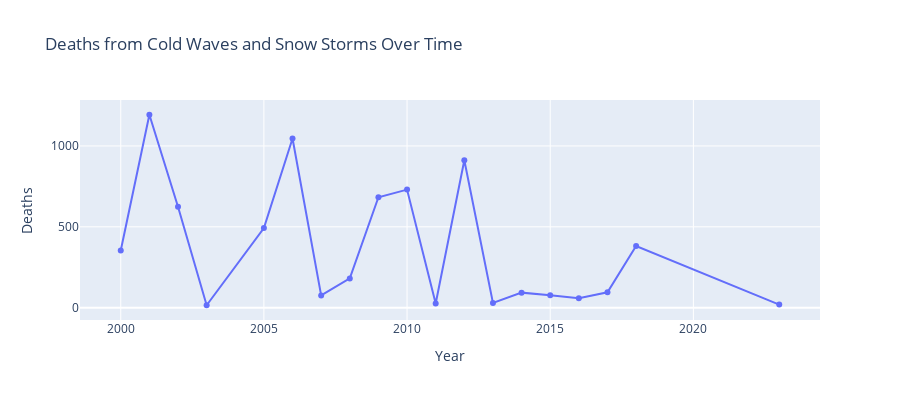

Write notebook code for a chart like this one.
### Code cell
# Visualize deaths trend over years
if len(impacts_df) > 0 and 'deaths_by_year' in dir():
    if len(deaths_by_year) > 0:
        fig = px.line(
            x=deaths_by_year.index,
            y=deaths_by_year.values,
            title='Deaths from Cold Waves and Snow Storms Over Time',
            labels={'x': 'Year', 'y': 'Deaths'},
            markers=True
        )
        fig.update_layout(height=400)
        fig.show()

### Figure 1 — Plotly figure (JSON) as saved in the notebook; plotly's stock layout.template omitted (floating-point values rounded to 4 significant figures)
{"data": [{"hovertemplate": "Year=%{x}<br>Deaths=%{y}<extra></extra>", "legendgroup": "", "line": {"color": "#636efa", "dash": "solid"}, "marker": {"symbol": "circle"}, "mode": "lines+markers", "name": "", "orientation": "v", "showlegend": false, "type": "scatter", "x": [2000, 2001, 2002, 2003, 2005, 2006, 2007, 2008, 2009, 2010, 2011, 2012, 2013, 2014, 2015, 2016, 2017, 2018, 2023], "xaxis": "x", "y": [354.0, 1193.0, 624.0, 15.0, 492.0, 1046.0, 76.0, 181.0, 683.0, 730.0, 26.0, 912.0, 29.0, 93.0, 77.0, 58.0, 95.0, 381.0, 19.0], "yaxis": "y"}], "layout": {"height": 400, "legend": {"tracegroupgap": 0}, "title": {"text": "Deaths from Cold Waves and Snow Storms Over Time"}, "xaxis": {"anchor": "y", "domain": [0, 1], "title": {"text": "Year"}}, "yaxis": {"anchor": "x", "domain": [0, 1], "title": {"text": "Deaths"}}}}
